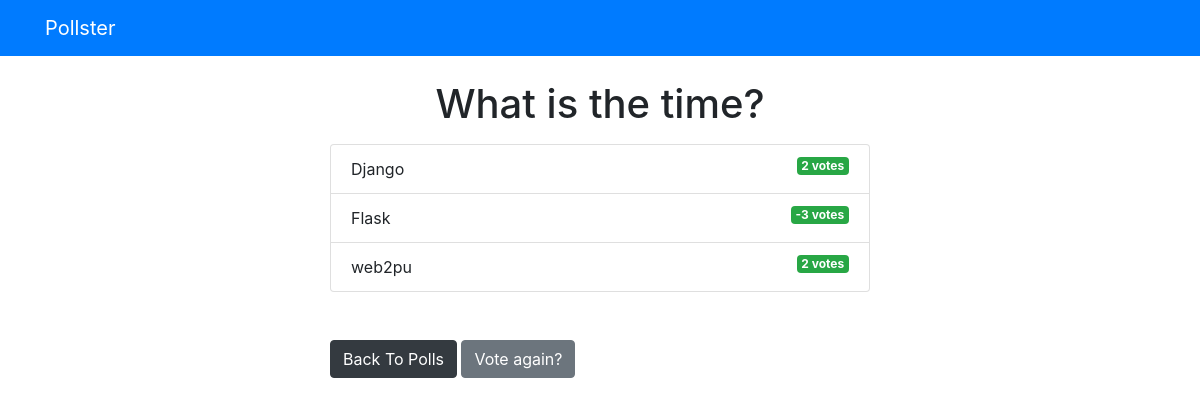
The page /polls/1/results on the database as committed earlier.
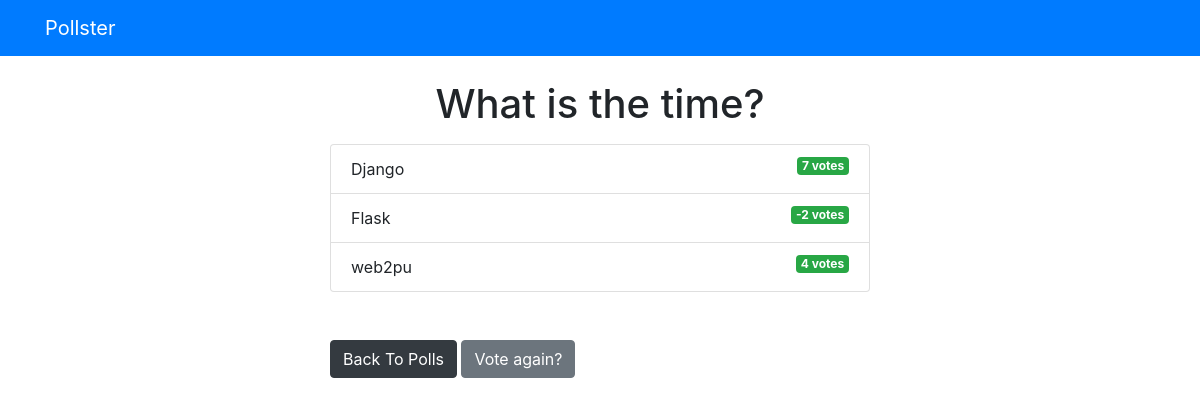
The same page on the database as committed later.
### polls/models.py (models this page shows, shortened)
class Choice(models.Model):
    question = models.ForeignKey("Question",  on_delete=models.CASCADE)
    choice_text = models.CharField( max_length=200)
    votes = models.IntegerField(default=0)

### polls/views.py (the view)
# urls.py: path('<int:question_id>/results', views.results, name="results"),
def results(req, question_id):
    question= get_object_or_404(Question, pk=question_id)
    return render(req, 'polls/result.html', {'question' : question})

### templates/polls/result.html
{% extends 'base.html' %} {% block content %}
<h1 class="text-center mb-3">{{ question.question_text}}</h1>
<ul class="list-group mb-5">
    {% for choice in question.choice_set.all %}
    <li class="list-group-item">
        {{ choice.choice_text }} <span class="badge badge-success float-right">{{ choice.votes}}
            vote{{ choice.votes | pluralize }}
        </span>
    </li>
    {% endfor %}
</ul>
<a href="{% url 'polls:index' %}" class="btn btn-dark">Back To Polls</a>
<a href="{% url 'polls:detail' question.id%}" class="btn btn-secondary">Vote again?</a> {% endblock %}

Rows that differ between the two databases and show on the page:
changed Choice "Django": votes "2" → "7"
changed Choice "Flask": votes "-3" → "-2"
changed Choice "web2pu": votes "2" → "4"
